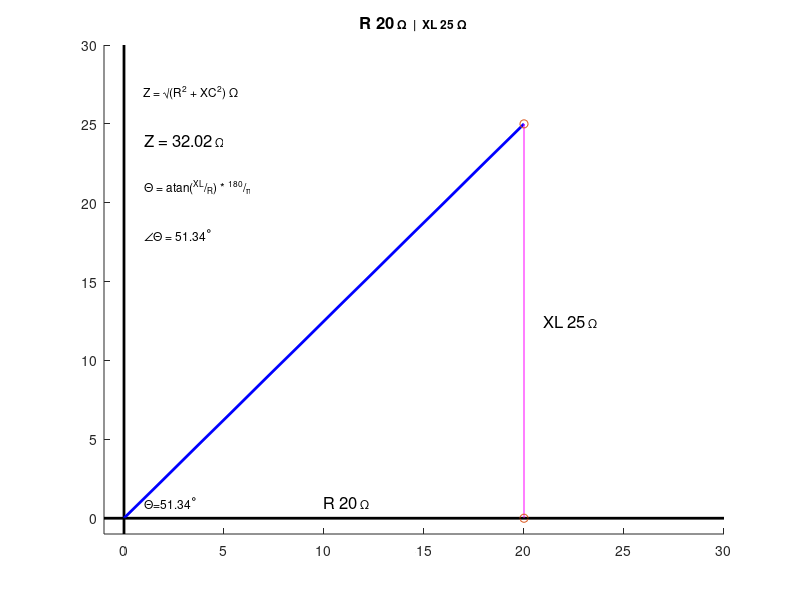

The MATLAB source for this figure:
% Cartesian Plot plotting with labels
Zcalc = @(opp, adj) sqrt(opp^2 + adj^2);

figure
set(gca, 'xlim', [-1, 30])
set(gca, 'ylim', [-1, 30])
set(gca, 'Color', 'y')
line([-1, 30], [0, 0], 'Color', 'k', 'LineWidth', 2)
hold on
line([0, 0], [-1, 30], 'Color', 'k', 'LineWidth', 2)

R = 20;
XL = 25;

plot([0, R], [0, XL], 'Color', 'b', 'LineWidth', 2)
stem([R, R], [0, XL], 'Color', 'm')

Ohms = '\fontsize{12} \Omega';
Deg = '\fontsize{16}^\circ';

Rlabel = sprintf('R %d', R);
text(R/2, 1, [Rlabel, Ohms], 'fontsize', 12)

XLlabel = sprintf('XL %d', XL);
text(R+1, XL/2, [XLlabel, Ohms], 'fontsize', 12)

Zeq = '\fontsize{12}Z = \surd(R^2 + XC^2)'
text(1, 27, [Zeq, Ohms], 'fontsize', 12); 

Z = Zcalc(XL, R);
Zlabel = sprintf('Z = %.2f', Z); 
text( 1, 24, [Zlabel, Ohms], 'fontsize', 12); 

ThEq = '\fontsize{12}\Theta = atan(^{XL}/_{R}) * ^{180}/_{\pi}';
text(1, 21, ThEq)

Th = atan(XL / R) * 180/pi;
Thlabel = '\fontsize{12}\angle\Theta';
Thlabel2 = sprintf(' = %.2f', Th);
text( 1, 18, [Thlabel, Thlabel2, Deg] , 'fontsize', 12); 

txt = '\fontsize{12}\Theta';
txt2 = sprintf("=%.2f", Th);
text(1, 1, [txt, txt2, Deg], 'fontsize', 12)

title([Rlabel, Ohms, '  |  ', XLlabel, Ohms], 'fontsize', 12, 'fontweight', 'bold')

